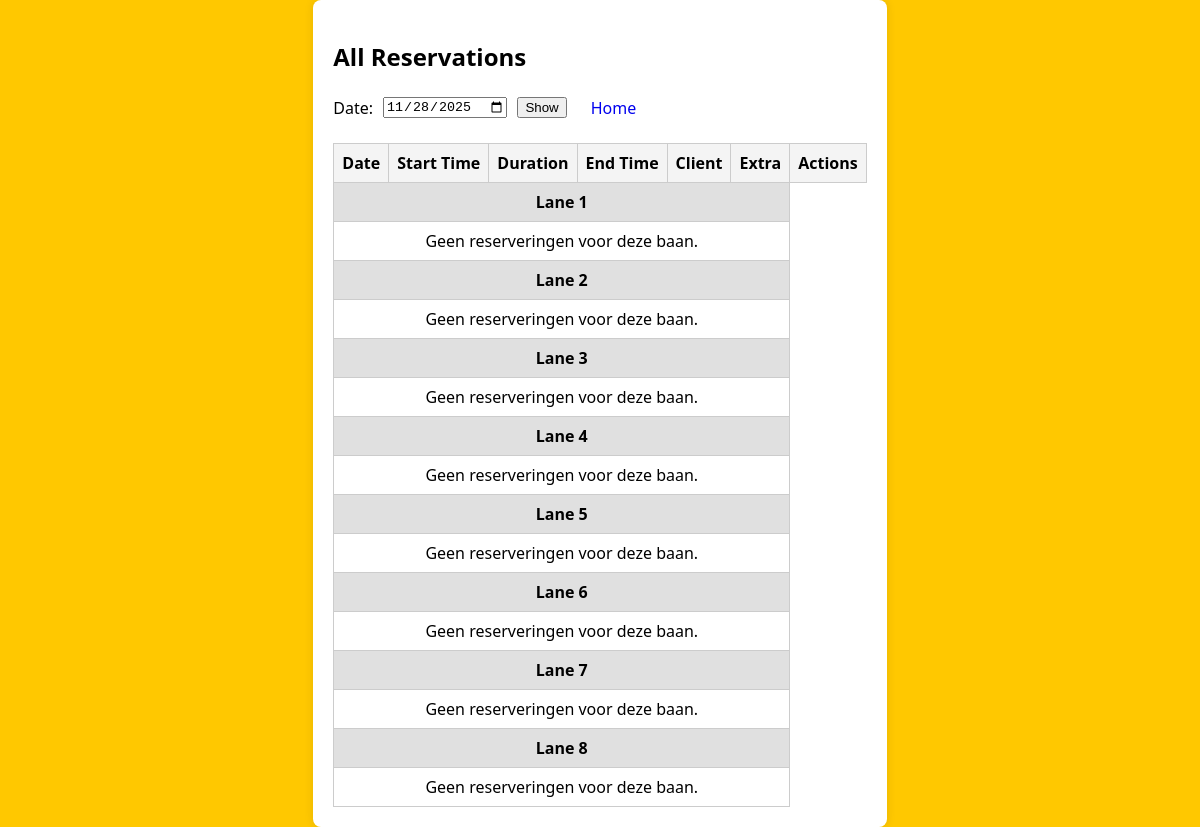
The app's page /reservations, older data.
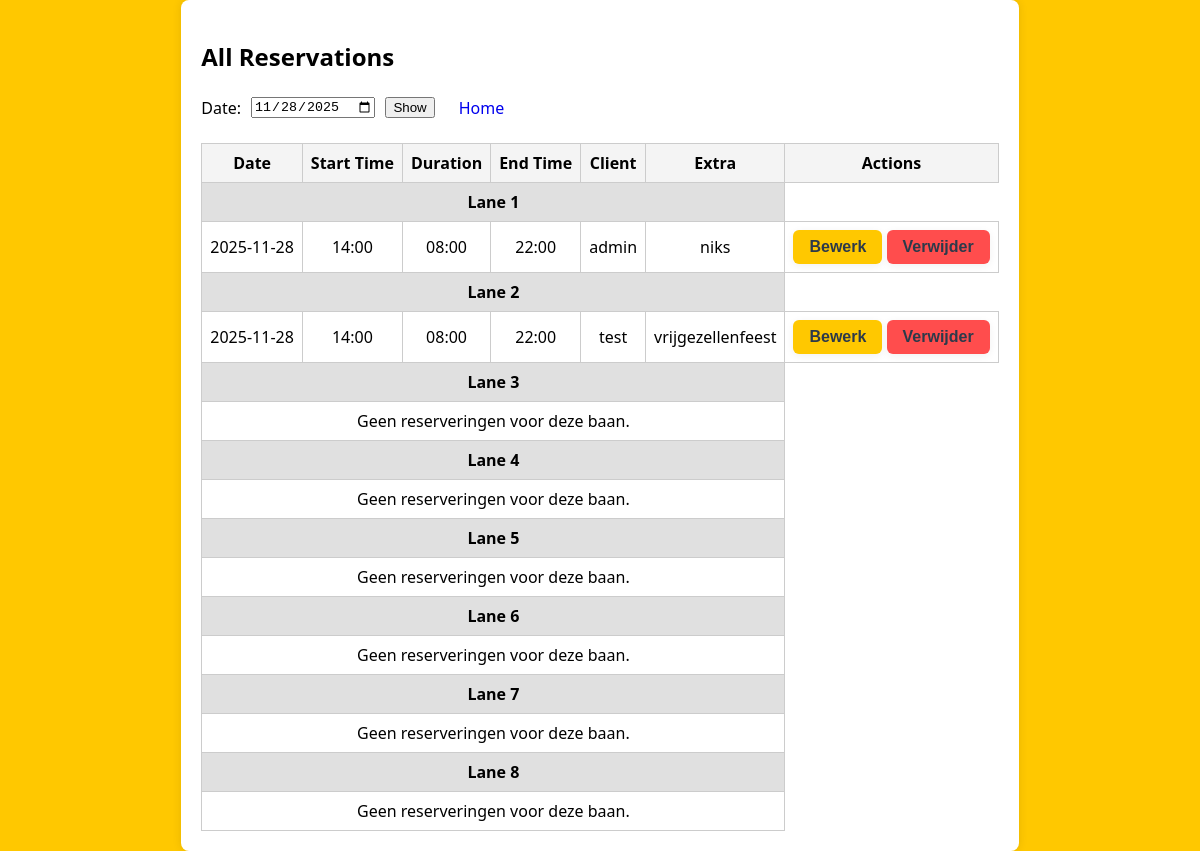
The same page, newer data.
### tables this page shows
CREATE TABLE lane_1 (
  id INTEGER PRIMARY KEY AUTOINCREMENT,
  start_iso TEXT NOT NULL,
  duration_minutes INTEGER NOT NULL,
  user_id INTEGER REFERENCES users(id),
  name TEXT NOT NULL,
  extra TEXT,
  email TEXT
);

CREATE TABLE lane_2 (
  id INTEGER PRIMARY KEY AUTOINCREMENT,
  start_iso TEXT NOT NULL,
  duration_minutes INTEGER NOT NULL,
  user_id INTEGER REFERENCES users(id),
  name TEXT NOT NULL,
  extra TEXT
, email TEXT);

### server.py (the view)
@app.route('/reservations')
def reservations():
    import sqlite3
    from flask import request
    from datetime import datetime
    filter_date = request.args.get('filter_date', '')
    now = datetime.now()
    if not filter_date:
        filter_date = now.strftime('%Y-%m-%d')
    conn = get_db_connection()
    reservations_data = {}
    for lane in range(1, 9):
        table = f'lane_{lane}'
        cur = conn.execute(f"SELECT * FROM {table} WHERE start_iso LIKE ? ORDER BY start_iso", (f'{filter_date}%',))
        reservations_data[table] = cur.fetchall()
    conn.close()
    return render_template('reservations.html', reservations=reservations_data, filter_date=filter_date, now=now)

### server.py (called while the page is built)
def get_db_connection():
    conn = sqlite3.connect(str(DB_PATH))
    conn.row_factory = sqlite3.Row
    return conn

### Templates/reservations.html (shortened to what this page needs)
<!DOCTYPE html>
<html lang="en">
<head>
    <link rel="stylesheet" href="{{ url_for('styles', filename='reservations.css') }}">
</head>
<body>
    <div class="dashboard-container">
        <h2>All Reservations</h2>
        <form method="get" action="" style="display: flex; align-items: center; gap: 10px;">
            <label for="filter_date">Date:</label>
            <input type="date" id="filter_date" name="filter_date" value="{{ filter_date if filter_date else (now.strftime('%Y-%m-%d')) }}">
            <button type="submit">Show</button>
            <a href="{{ url_for('index') }}" class="action-btn" style="text-decoration: none;">Home</a>
        </form>
        <table class="dashboard-table">
            <thead>
                <tr>
                    <th>Date</th>
                    <th>Start Time</th>
                    <th>Duration</th>
                    <th>End Time</th>
                    <th>Client</th>
                    <th>Extra</th>
                    <th>Actions</th>
                </tr>
            </thead>
            <tbody>
                {% for lane in range(1, 9) %}
                    <tr class="lane-header">
                        <td colspan="6">Lane {{ lane }}</td>
                    </tr>
                    {% set lane_table = 'lane_' ~ lane %}
                    {% set lane_reservations = reservations.get(lane_table, []) %}
                    {% if lane_reservations %}
                        {% for res in lane_reservations %}
                            {% if not filter_date or res.start_iso.split('T')[0] == filter_date %}
                            <tr>
                                <td>{{ res.start_iso.split('T')[0] }}</td>
                                <td>{{ res.start_iso.split('T')[1] }}</td>
                                <td>{% set h = res.duration_minutes // 60 %}{% set m = res.duration_minutes % 60 %}{{ '%02d' % h }}:{{ '%02d' % m }}</td>
                                <td>
                                    {% set start = res.start_iso.split('T')[1] %}
                                    {% set sh = start.split(':')[0]|int %}
                                    {% set sm = start.split(':')[1]|int %}
                                    {% set total = sh * 60 + sm + res.duration_minutes %}
                                    {% set eh = (total // 60) % 24 %}
                                    {% set em = total % 60 %}
                                    {{ '%02d' % eh }}:{{ '%02d' % em }}
                                </td>
                                <td>{{ res.name }}</td>
                                <td>{{ res.extra }}</td>
                                <td>
                                    <form method="get" action="{{ url_for('edit_reservation') }}" style="display:inline;">
                                        <button class="edit" type="submit">Bewerk</button>
                                    </form>
                                    <form method="post" action="{{ url_for('delete_reservation') }}" style="display:inline;" onsubmit="return confirm('Weet je zeker dat je deze reservering wilt verwijderen?');">
                                        <button class="delete" type="submit">Verwijder</button>
                                    </form>
                                </td>
                            </tr>
                            {% endif %}
                        {% endfor %}
                    {% else %}
                        <tr>
                            <td colspan="6">Geen reserveringen voor deze baan.</td>
                        </tr>
                    {% endif %}
                {% endfor %}
            </tbody>
        </table>
    </div>
</body>
</html>

Row changes from the older to the newer data that the page shows:
added lane_1: start_iso "2025-11-28", start_iso "14:00", h "08", m "00", eh "22", em "00", name "admin", extra "niks"
added lane_2: start_iso "2025-11-28", start_iso "14:00", h "08", m "00", eh "22", em "00", name "test", extra "vrijgezellenfeest"
Text that changed along with them:
list line gone: "Geen reserveringen voor deze baan."
